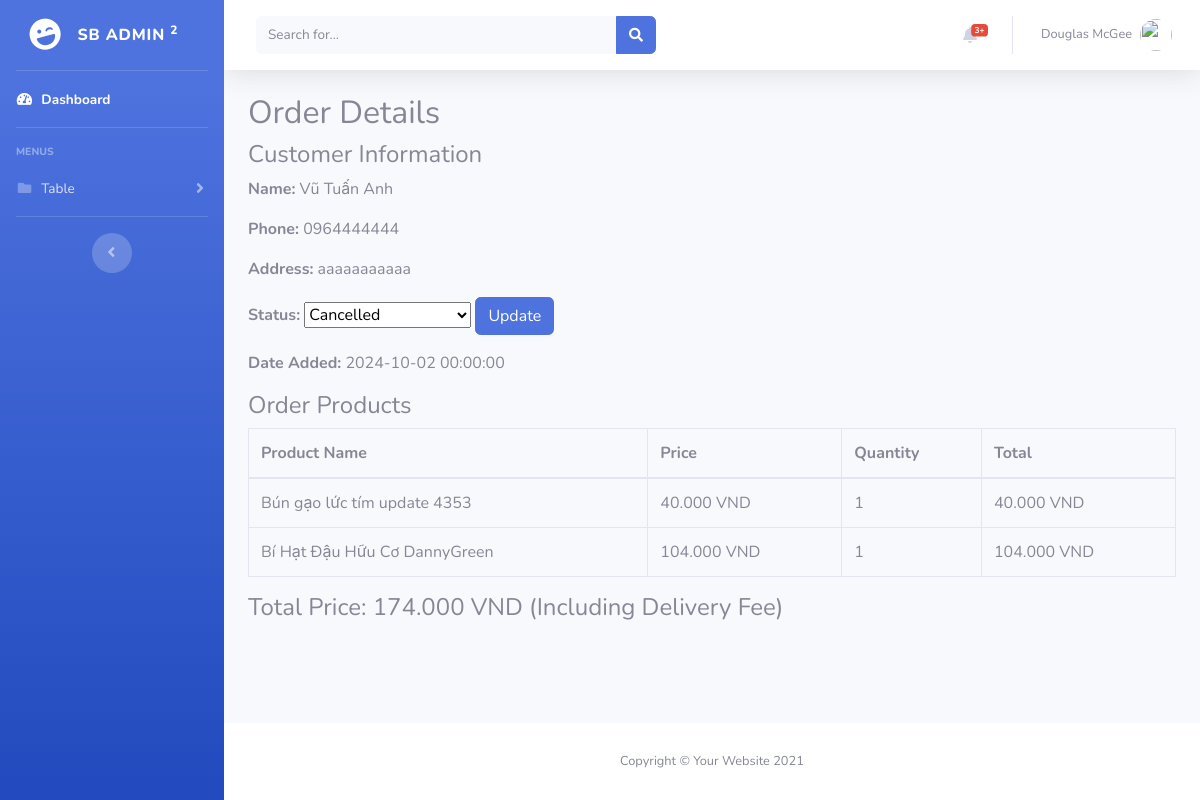
Screenshot of /admin/view_order.php?id=1 with the database file from the repository.
### tables this page shows
CREATE TABLE `orders` (
  `id` int(11) NOT NULL,
  `customer_name` varchar(50) NOT NULL,
  `customer_phone` varchar(12) NOT NULL,
  `customer_address` varchar(255) NOT NULL,
  `date_added` datetime DEFAULT NULL,
  `status` tinyint(4) NOT NULL
);

CREATE TABLE `order_detail` (
  `id` int(11) NOT NULL,
  `order_id` int(11) NOT NULL,
  `product_id` int(11) NOT NULL,
  `quantity` int(11) NOT NULL
);

CREATE TABLE `products` (
  `id` int(11) NOT NULL,
  `title` varchar(200) NOT NULL,
  `description` text DEFAULT NULL,
  `price` bigint(12) NOT NULL,
  `rrp` int(11) DEFAULT NULL,
  `quantity` int(11) NOT NULL,
  `img` text DEFAULT NULL,
  `date_added` datetime DEFAULT NULL,
  `category` varchar(25) NOT NULL
);

### admin/view_order.php (the view, shortened to what this page needs)
<?php
try {
    $pdo = new PDO('mysql:host=localhost;dbname=shoppingcart', 'root', '');
    $pdo->setAttribute(PDO::ATTR_ERRMODE, PDO::ERRMODE_EXCEPTION);
} catch (PDOException $e) {
    echo "Connection failed: " . $e->getMessage();
    exit;
}
include "functions.php";
if (isset($_GET['id']) && is_numeric($_GET['id'])) {
    $order_id = (int)$_GET['id'];
    $stmt = $pdo->prepare('SELECT * FROM orders WHERE id = ?');
    $stmt->execute([$order_id]);
    $order = $stmt->fetch(PDO::FETCH_ASSOC);
    $stmt = $pdo->prepare('SELECT od.*, p.title, p.price FROM order_detail od JOIN products p ON od.product_id = p.id WHERE od.order_id = ?');
    $stmt->execute([$order_id]);
    $order_details = $stmt->fetchAll(PDO::FETCH_ASSOC);
    $total_price = 0;
    foreach ($order_details as $detail) {
        $total_price += $detail['price'] * $detail['quantity'];
    }
} else {
    header('Location: orders.php');
    exit;
}
?>
<?= template_header('Order Details') ?>
    <div class="container-fluid">
        <h2>Order Details</h2>
        <h4>Customer Information</h4>
        <p><strong>Name:</strong> <?= htmlspecialchars($order['customer_name']) ?></p>
        <p><strong>Phone:</strong> <?= htmlspecialchars($order['customer_phone']) ?></p>
        <p><strong>Address:</strong> <?= htmlspecialchars($order['customer_address']) ?></p>
        <form method="post">
            <p><strong>Status:</strong>
                <select name="status">
                    <option value="5" <?= $order['status'] == 5 ? 'selected' : '' ?>>Cancelled</option>
                </select>
                <button type="submit" name="update_status" class="btn btn-primary">Update</button>
            </p>
        </form>
        <p><strong>Date Added:</strong> <?= date('Y-m-d H:i:s', strtotime($order['date_added'])) ?></p>
        <h4>Order Products</h4>
        <table class="table table-bordered">
            <thead>
            <tr>
                <th>Product Name</th>
                <th>Price</th>
                <th>Quantity</th>
                <th>Total</th>
            </tr>
            </thead>
            <tbody>
            <?php foreach ($order_details as $detail): ?>
                <tr>
                    <td><?= htmlspecialchars($detail['title']) ?></td>
                    <td><?= number_format($detail['price'], 0, ',', '.') ?>.000 VND</td>
                    <td><?= $detail['quantity'] ?></td>
                    <td><?= number_format($detail['price'] * $detail['quantity'], 0, ',', '.') ?>.000 VND</td>
                </tr>
            <?php endforeach; ?>
            </tbody>
        </table>
        <h4>Total Price: <?= number_format($total_price + 30, 0, ',', '.') ?>.000 VND (Including Delivery Fee)</h4>
    </div>
<?= template_footer() ?>

### rows the page displays
orders: customer_name "Vũ Tuấn Anh", customer_phone "0964444444", customer_address "aaaaaaaaaaa", status "Cancelled", date_added "2024-10-02 00:00:00"
order_detail: product.title "Bún gạo lức tím update 4353", product.price "40", quantity "1", $detail['price']*$detail['quantity'] "40"
order_detail: product.title "Bí Hạt Đậu Hữu Cơ DannyGreen", product.price "104", quantity "1", $detail['price']*$detail['quantity'] "104"

### other values shown
$total_price + 30 "174"
